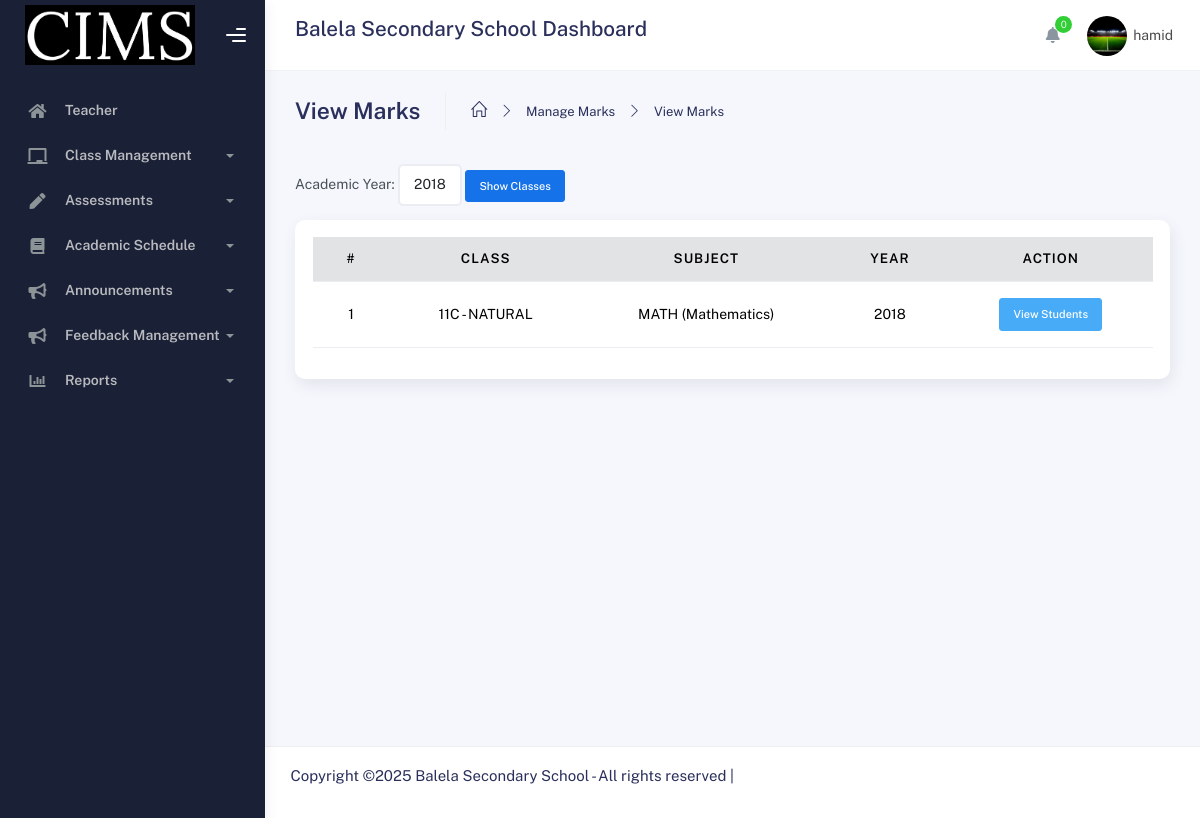
Page /Teacher/view_marks.php (signed in) on the committed database.
### tables this page shows
CREATE TABLE IF NOT EXISTS `users` (
  `uid` int NOT NULL AUTO_INCREMENT,
  `idNumber` varchar(50) NOT NULL,
  `profile_picture` varchar(250) NOT NULL,
  `first_name` varchar(30) NOT NULL,
  `father_name` varchar(30) NOT NULL,
  `grandfather_name` varchar(30) NOT NULL,
  `gender` varchar(30) NOT NULL,
  `user_type` varchar(30) NOT NULL,
  `username` varchar(50) NOT NULL,
  `password` varchar(250) NOT NULL,
  `email` varchar(50) NOT NULL,
  `phone` varchar(50) NOT NULL,
  `user_status` int NOT NULL,
  PRIMARY KEY (`uid`)
);

CREATE TABLE IF NOT EXISTS `role_type` (
  `rid` int NOT NULL AUTO_INCREMENT,
  `role_name` varchar(50) NOT NULL,
  `abbreviation_name` varchar(30) NOT NULL,
  `description` text,
  `created_at` timestamp NULL DEFAULT CURRENT_TIMESTAMP,
  PRIMARY KEY (`rid`)
);

CREATE TABLE IF NOT EXISTS `assign_teacher` (
  `atid` int NOT NULL AUTO_INCREMENT,
  `teacher_id` int NOT NULL,
  `section_id` int NOT NULL,
  `subject_id` int NOT NULL,
  `academic_year` int NOT NULL,
  PRIMARY KEY (`atid`),
  KEY `sub_ibpk_1` (`subject_id`),
  KEY `sec_ibpk_1` (`section_id`),
  KEY `tec_ibpk_1` (`teacher_id`)
);

CREATE TABLE IF NOT EXISTS `sections` (
  `cid` int NOT NULL AUTO_INCREMENT,
  `section_name` varchar(30) NOT NULL,
  `class_type` varchar(30) NOT NULL,
  PRIMARY KEY (`cid`)
);

CREATE TABLE IF NOT EXISTS `subjects` (
  `suid` int NOT NULL AUTO_INCREMENT,
  `subject_name` varchar(30) NOT NULL,
  `abbreviation_name` varchar(30) NOT NULL,
  PRIMARY KEY (`suid`)
);

### connection/function.php (called while the page is built, shortened)
<?php
include 'connection.php';
function decryptPassword($encryptedPassword) {
    $key = hash('sha256', SECRET_KEY);
    $iv = substr(hash('sha256', SECRET_IV), 0, 16);
    return openssl_decrypt($encryptedPassword, ENCRYPT_METHOD, $key, 0, $iv);
}
function getUserByID($data)
{
    global $conn;
    $query = mysqli_query($conn, "SELECT * FROM users WHERE uid = '$data'");
    $result = mysqli_fetch_array($query);
    if ($result && isset($result["password"])) {
        $result["password"] = decryptPassword($result["password"]);
    }
    return $result;
}
function getRoleNameById($role_id) {
    global $conn;
    $role_id = (int)$role_id;
    $query = "SELECT role_name FROM role_type WHERE rid = $role_id";
    $result = mysqli_query($conn, $query);
    if ($result && mysqli_num_rows($result) > 0) {
        $row = mysqli_fetch_assoc($result);
        return $row['role_name'];
    }
    return null;
}
?>

### Teacher/view_marks.php (the view, shortened to what this page needs)
<?php
include('teacherHeader.php');
$uid = $_SESSION['uid'] ?? null;
function fetchAssignedYears($conn,$teacher_id){
    $teacher_id = (int)$teacher_id;
    $res = mysqli_query($conn,"SELECT DISTINCT academic_year FROM assign_teacher WHERE teacher_id=$teacher_id ORDER BY academic_year DESC");
    $years = [];
    while($r=mysqli_fetch_assoc($res)) $years[]=$r['academic_year'];
    return $years;
}
function fetchAssignedClasses($conn,$teacher_id,$year){
    $teacher_id = (int)$teacher_id;
    $year = mysqli_real_escape_string($conn,$year);
    $sql = "SELECT at.atid, at.section_id, at.subject_id, at.academic_year,
                   s.section_name, s.class_type,
                   sub.abbreviation_name AS subject_abbr, sub.subject_name
            FROM assign_teacher at
            LEFT JOIN sections s ON at.section_id=s.cid
            LEFT JOIN subjects sub ON at.subject_id=sub.suid
            WHERE at.teacher_id=$teacher_id AND at.academic_year='$year'
            ORDER BY s.section_name ASC, sub.subject_name ASC";
    $res = mysqli_query($conn,$sql);
    $rows = [];
    while($r=mysqli_fetch_assoc($res)) $rows[]=$r;
    return $rows;
}
$years = fetchAssignedYears($conn,$uid);
$selectedYear = $_GET['academic_year'] ?? ($years[0]??null);
$classes = $selectedYear ? fetchAssignedClasses($conn,$uid,$selectedYear) : [];
?>
<div class="container">
  <div class="page-inner">
    <div class="page-header">
      <h3 class="fw-bold mb-3">View Marks</h3>
      <ul class="breadcrumbs mb-3">
        <li class="nav-home"><a href="#"><i class="icon-home"></i></a></li>
        <li class="separator"><i class="icon-arrow-right"></i></li>
        <li class="nav-item"><a href="#">Manage Marks</a></li>
        <li class="separator"><i class="icon-arrow-right"></i></li>
        <li class="nav-item"><a href="#">View Marks</a></li>
      </ul>
    </div>
    <form method="GET" class="mb-3">
      <label>Academic Year:</label>
      <select name="academic_year" class="form-control w-auto d-inline-block">
        <?php foreach($years as $y): ?>
          <option value="<?= htmlspecialchars($y) ?>" <?= ($y==$selectedYear)?'selected':'' ?>><?= htmlspecialchars($y) ?></option>
        <?php endforeach; ?>
      </select>
      <button class="btn btn-primary btn-sm">Show Classes</button>
    </form>
    <div class="card">
      <div class="card-body table-responsive">
        <table class="table table-hover text-center align-middle">
          <thead class="table-secondary">
            <tr><th>#</th><th>Class</th><th>Subject</th><th>Year</th><th>Action</th></tr>
          </thead>
          <tbody>
            <?php if(count($classes)>0): $no=1; ?>
              <?php foreach($classes as $c): ?>
                <tr>
                  <td><?= $no++ ?></td>
                  <td><?= htmlspecialchars($c['section_name'].' - '.$c['class_type']) ?></td>
                  <td><?= htmlspecialchars($c['subject_abbr'].' ('.$c['subject_name'].')') ?></td>
                  <td><?= htmlspecialchars($c['academic_year']) ?></td>
                  <td>
                    <button class="btn btn-info btn-sm view-students-btn"
                            data-atid="<?= (int)$c['atid'] ?>"
                            data-section="<?= (int)$c['section_id'] ?>"
                            data-subject="<?= (int)$c['subject_id'] ?>"
                            data-year="<?= htmlspecialchars($c['academic_year']) ?>">
                      View Students
                    </button>
                  </td>
                </tr>
              <?php endforeach; ?>
            <?php else: ?>
              <tr><td colspan="5" class="text-danger">No classes assigned for this year.</td></tr>
            <?php endif; ?>
          </tbody>
        </table>
      </div>
    </div>
  </div>
</div>
<?php include('../Admin/footer.php'); ?>

### Teacher/teacherHeader.php (shortened to what this page needs)
<?php
include '../connection/connection.php';
include '../connection/function.php';
?>
<!DOCTYPE html>
<html lang="en">
<head>
	<link rel="stylesheet" href="../assets/css/bootstrap.min.css">
	<link rel="stylesheet" href="../assets/css/plugins.min.css">
	<link rel="stylesheet" href="../assets/css/kaiadmin.min.css">
</head>
<?php
$profile = getUserByID($_SESSION["uid"]);
$roleName = getRoleNameById($profile["user_type"]);
if (isset($_SESSION["uid"]) and ($roleName == "Teacher")) {
?>
<body>
<div class="wrapper">
  <div class="sidebar" data-background-color="dark">
<div class="sidebar-logo">
 <div class="logo-header" data-background-color="dark">
   <div class = "logo">
	<img src="../assets/img/logo.png" alt="navbar brand" class="navbar-brand" height="60" width="170">
   </div>
  <div class="nav-toggle">
	<button class="btn btn-toggle toggle-sidebar"><i class="gg-menu-right"></i></button>
	<button class="btn btn-toggle sidenav-toggler"><i class="gg-menu-left"></i></button></div>
	<button class="topbar-toggler more"><i class="gg-more-vertical-alt"></i></button></div>
   </div>
<div class="sidebar-wrapper scrollbar scrollbar-inner">
  <div class="sidebar-content">
	<ul class="nav nav-secondary">
	  <li class="nav-item">
    <a href="teacher.php" class="collapsed"><i class="fas fa-home"></i><p><?php echo $roleName = getRoleNameById($profile["user_type"]); ?></p></a></li>
      <li class="nav-item">
        <a data-bs-toggle="collapse" href="#myClasses" role="button" aria-expanded="false" aria-controls="myClasses">
          <i class="fas fa-chalkboard"></i>
          <p>Class Management</p>
          <span class="caret"></span>
        </a>
      </li>
      <li class="nav-item">
        <a data-bs-toggle="collapse" href="#Assessments" role="button" aria-expanded="false" aria-controls="Assessments">
          <i class="fas fa-pen"></i>
          <p>Assessments</p>
          <span class="caret"></span>
        </a>
      </li>
      <li class="nav-item">
        <a data-bs-toggle="collapse" href="#academic" role="button" aria-expanded="false" aria-controls="academic">
          <i class="fas fa-book"></i>
          <p>Academic Schedule</p>
          <span class="caret"></span>
        </a>
      </li>
<li class="nav-item">
  <a data-bs-toggle="collapse" href="#announcements" role="button" aria-expanded="false" aria-controls="announcements">
    <i class="fas fa-bullhorn"></i>
    <p>Announcements</p>
    <span class="caret"></span>
  </a>
</li>
<li class="nav-item">
  <a data-bs-toggle="collapse" href="#feedback" role="button" aria-expanded="false" aria-controls="feedback">
    <i class="fas fa-bullhorn"></i>
    <p>Feedback Management</p>
    <span class="caret"></span>
  </a>
</li>
<li class="nav-item">
  <a data-bs-toggle="collapse" href="#reports"><i class="fas fa-chart-bar"></i><p>Reports</p><span class="caret"></span></a>
     </li>
    </ul>
  </div>
 </div>
</div>
<div class="main-panel">
	<div class="main-header">
<nav class="navbar navbar-header navbar-header-transparent navbar-expand-lg border-bottom">
  <div class="container-fluid">
	<div class="input-group">
	  <div class="input-group-prepend">
		<h4>Balela Secondary School Dashboard </h4></div>
	    <ul class="navbar-nav topbar-nav ms-md-auto align-items-center">
<ul class="navbar-nav topbar-nav ms-md-auto align-items-center">
 <li class="nav-item topbar-icon dropdown hidden-caret">
  <a class="nav-link dropdown-toggle" href="#" id="notifDropdown" role="button" data-bs-toggle="dropdown" aria-haspopup="true" aria-expanded="false">
   <i class="fa fa-bell"></i><span class="notification" id="notifCount">0</span></a>
	</li>
<li class="nav-item topbar-user dropdown hidden-caret">
 <a class="dropdown-toggle profile-pic" data-bs-toggle="dropdown" href="#" aria-expanded="false">
    <div class="avatar-sm"><img class="profile-img" src="<?php echo $profile["profile_picture"]; ?>"
	       alt="Profile Picture" width="100" height="100"></div>
    <span class="profile-username"><span class="op-7"><?php echo "$profile[username]";?></span></span></span>
 </a>
				</li>
			</ul>
		</div>
	</nav>
</div>
<?php
} else {
}
?>

### Teacher/teacherHeader.php (style rules this page uses)
.profile-img { width: 40px; height: 40px; border-radius: 80%; object-fit: cover; }

### rows in the picture
users: user_type.role_name "Teacher", profile_picture (picture), username "hamid"
assign_teacher: section.class_type "11C - NATURAL", subject.subject_name "MATH (Mathematics)", academic_year "2018"

### other values in the picture
form field academic_year "2018"
